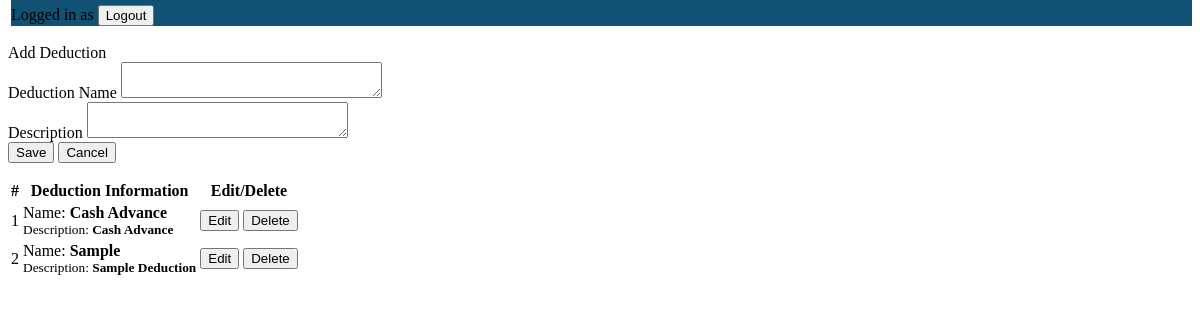
The page /deductions.php on the database as committed earlier.
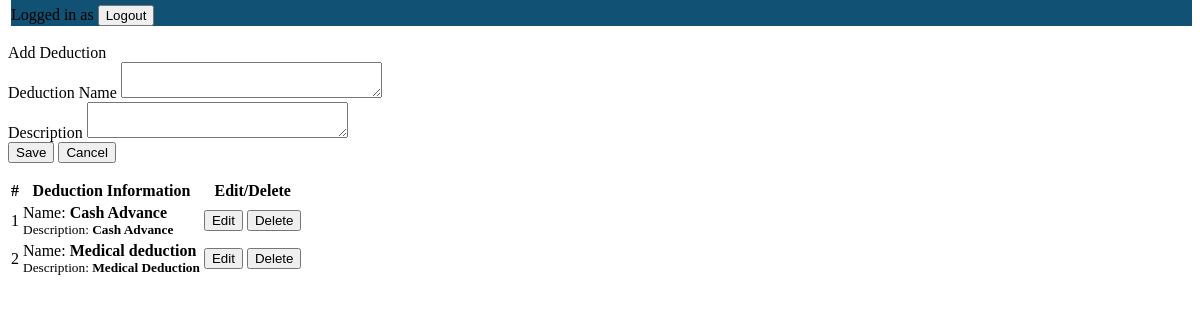
The same page on the database as committed later.
### tables this page shows
CREATE TABLE `deductions` (
  `id` int(30) NOT NULL,
  `deduction` text NOT NULL,
  `description` text NOT NULL
);

### deductions.php (the view, shortened to what this page needs)
<?php include('db_connect.php');?>
<div style="margin-top:-64px;margin-left:3px;">
		<div class="row" style="background: #115173;border:none;">
			<div class="container-fluid mt-2 mb-2">
				<div class="col-lg-12">
					<div class="col-md-3 float-right text-white mt-2 mb-2">
					<text class="text-white" style="padding-top:30px;">Logged in as <?php echo $_SESSION['login_name'] ?></text>
					<a href="ajax.php?action=logout" title="Logout"><button class="float-right btn btn-outline-danger">Logout<i class="fa fa-power-off"></i></button></a>
				</div>
				</div>
			</div>
		</div>
	</div></br>
<div class="container-fluid">
	<div class="col-lg-12">
		<div class="row">
			<div class="col-md-4">
			<form action="" id="manage-deductions">
				<div class="card">
					<div class="card-header">
						  Add Deduction
				  	</div>
					<div class="card-body">
							<div class="form-group">
								<label class="control-label">Deduction Name</label>
								<textarea name="deduction" id="" cols="30" rows="2" class="form-control" required></textarea>
							</div>
							<div class="form-group">
								<label class="control-label">Description</label>
								<textarea name="description" id="" cols="30" rows="2" class="form-control" required></textarea>
							</div>
					</div>
					<div class="card-footer">
						<div class="row">
							<div class="col-md-12">
								<button class="btn btn-sm btn-primary col-sm-3 offset-md-3"> Save</button>
								<button class="btn btn-sm btn-default col-sm-3" type="button" onclick="_reset()"> Cancel</button>
							</div>
						</div>
					</div>
				</div>
			</form>
			</div>
			<div class="col-md-8">
				<div class="card">
					<div class="card-body">
						<table class="table table-bordered table-hover">
							<thead>
								<tr>
									<th class="text-center">#</th>
									<th class="text-center">Deduction Information</th>
									<th class="text-center">Edit/Delete</th>
								</tr>
							</thead>
							<tbody>
								<?php
								$i = 1;
								$deductions = $conn->query("SELECT * FROM deductions order by id asc");
								while($row=$deductions->fetch_assoc()):
								?>
								<tr>
									<td class="text-center"><?php echo $i++ ?></td>
									<td class="">
										 <p>Name: <b><?php echo $row['deduction'] ?></b></p>
										 <p class="truncate"><small>Description: <b><?php echo $row['description'] ?></b></small></p>
									</td>
									<td class="text-center">
										<button class="btn btn-sm btn-success edit_deductions" type="button" data-id="<?php echo $row['id'] ?>" data-deduction="<?php echo $row['deduction'] ?>" data-description="<?php echo $row['description'] ?>" >Edit</button>
										<button class="btn btn-sm btn-danger delete_deductions" type="button" data-id="<?php echo $row['id'] ?>">Delete</button>
									</td>
								</tr>
								<?php endwhile; ?>
							</tbody>
						</table>
					</div>
				</div>
			</div>
		</div>
	</div>
</div>

Rows that differ between the two databases and show on the page:
changed deductions: deduction "Sample" → "Medical deduction"; description "Sample Deduction" → "Medical Deduction"
